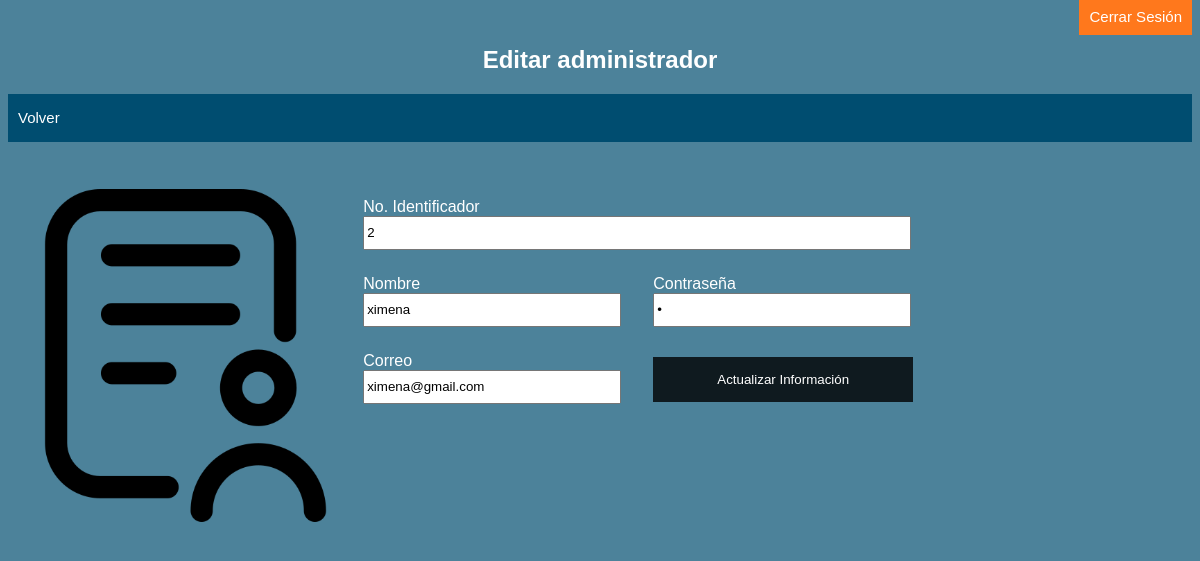
Page /php/editaradm.php?idadm=2 (signed in) on the committed database.
### tables this page shows
CREATE TABLE `administradores` (
  `idadm` int(15) NOT NULL,
  `nombreadm` varchar(50) NOT NULL,
  `passadm` varchar(10) NOT NULL,
  `correoadm` varchar(40) DEFAULT NULL
);

### php/editaradm.php (the view, shortened to what this page needs)
<?php
$id = $_GET["idadm"];
include_once "../bd/base_de_datos.php";
$sentencia = $base_de_datos->prepare("SELECT * FROM administradores WHERE idadm = ?;");
$sentencia->execute([$id]);
$solicitud = $sentencia->fetch(PDO::FETCH_OBJ);
?>
<!DOCTYPE html>
<html lang="en">
<head>
    <link rel="stylesheet" href="../css/hoja_estilo.css">
</head>
<body>
<div class="nav-bg">
        <nav class="navegacion-principal">
            <a href="cerrar_sesion.php" class="enlace-logout" onclick="cerrar_sesion()">Cerrar Sesión</a>
        </nav>
    </div>
    <h2 class="usuarios-registrados">Editar administrador</h2>
    <div class="menu-bienvenida">
        <a href="admin.php" class="registrar-admin">Volver</a>
    </div>
    <br><br>
    <div class="informacion">
        <div class="imagen-formulario">
            <img src="../images/formulario.png" alt="" class="imagen">
        </div>
        <div>
            <form action="actualizaradm.php" method="post" class="formulario-editar">
                <div class="id">
                    <label for="">No. Identificador</label>
                    <br>
                    <input type="text" value="<?php echo $solicitud->idadm ?>" name="idadm" id="" class="input-formulario-id" readonly>
                </div>
                <div class="nombrec">
                    <label for="">Nombre </label>
                    <br>
                    <input type="text" value="<?php echo $solicitud->nombreadm?>" name="nombreadm" id="" class="input-formulario">
                </div>
                <div class="fecha">
                    <label for="">Contraseña</label>
                    <br>
                    <input type="password" value="<?php echo $solicitud->passadm?>" name="passadm" id="" class="input-formulario">
                </div>
                <div class="correo">
                    <label for="">Correo</label>
                    <br>
                    <input type="email" value="<?php echo $solicitud->correoadm?>" name="correoadm" id="" class="input-formulario">
                </div>
                <div class="submit">
                    <input type="submit" value="Actualizar Información" class="actualizar-datos">
                </div>
            </form>
        </div>
    </div>
</body>
</html>

### css/hoja_estilo.css (style rules this page uses)
body { background-color: rgba( 0, 77, 112, .7); color: white; }
a { padding: 10px; font-family: Arial, Helvetica, sans-serif; font-size: 15px; background-color: rgba( 0, 77, 112, .01); color: white; }
img { width: 100%; }
h2 { font-family: Arial, Helvetica, sans-serif; color:white; }
.navegacion-principal { text-align: right; }
.enlace-logout { text-decoration: none; color: white; background-color: rgb( 255, 120, 28); padding: 10px; margin: 0; }
.usuarios-registrados { text-align: center; }
.menu-bienvenida { width: 100%; background-color: rgb( 0, 77, 112); padding: 15px 0px 15px 0px; display: block; }
.registrar-admin { color: white; text-decoration: none; }
.informacion { width: 100%; }
.imagen-formulario { float: left; width: 30%; }
.formulario-editar { padding: 20px; }
.id { padding-bottom: 25px; }
label { font-family: Arial, Helvetica, sans-serif; }
.input-formulario-id { width: 540px; height: 28px; outline: none; }
.nombrec,.correo { float: left; padding-right: 2rem; }
.correo,.pass { padding-top: 25px; }
.input-formulario { width: 250px; height: 28px; outline: none; }
.submit { padding-top: 30px; }
.actualizar-datos { height: 45px; width: 260px; background-color: rgba(0, 0, 0, .8); border: none; cursor: pointer; color: white; }

### rows in the picture
administradores: idadm "2", nombreadm "ximena", correoadm "ximena@gmail.com"
